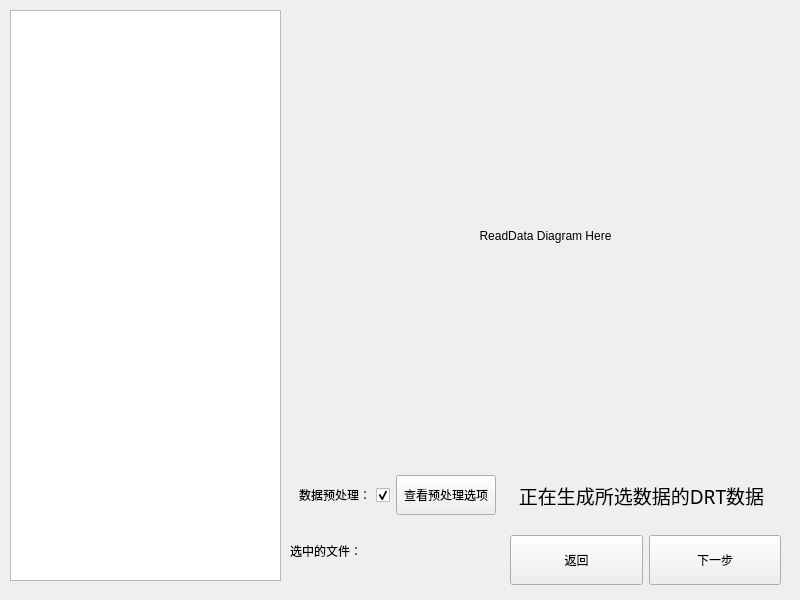
    <widget class="QWidget" name="ReadData">
     <property name="sizePolicy">
      <sizepolicy hsizetype="Preferred" vsizetype="Preferred">
       <horstretch>0</horstretch>
       <verstretch>0</verstretch>
      </sizepolicy>
     </property>
     <widget class="QLabel" name="ReadDataDiagramPic">
      <property name="geometry">
       <rect>
        <x>300</x>
        <y>10</y>
        <width>491</width>
        <height>451</height>
       </rect>
      </property>
      <property name="sizePolicy">
       <sizepolicy hsizetype="Fixed" vsizetype="Fixed">
        <horstretch>0</horstretch>
        <verstretch>0</verstretch>
       </sizepolicy>
      </property>
      <property name="text">
       <string>ReadData Diagram Here</string>
      </property>
      <property name="textFormat">
       <enum>Qt::AutoText</enum>
      </property>
      <property name="scaledContents">
       <bool>true</bool>
      </property>
      <property name="alignment">
       <set>Qt::AlignCenter</set>
      </property>
     </widget>
     <widget class="QWidget" name="layoutWidget">
      <property name="geometry">
       <rect>
        <x>510</x>
        <y>530</y>
        <width>271</width>
        <height>61</height>
       </rect>
      </property>
      <layout class="QHBoxLayout" name="ReadDataBottomButtons">
       <item>
        <widget class="QPushButton" name="ReadDataBackButton">
         <property name="minimumSize">
          <size>
           <width>130</width>
           <height>50</height>
          </size>
         </property>
         <property name="text">
          <string>返回</string>
         </property>
        </widget>
       </item>
       <item>
        <widget class="QPushButton" name="ReadDataNextButton">
         <property name="minimumSize">
          <size>
           <width>130</width>
           <height>50</height>
          </size>
         </property>
         <property name="text">
          <string>下一步</string>
         </property>
        </widget>
       </item>
      </layout>
     </widget>
     <widget class="QTreeView" name="ReadDataTreeView">
      <property name="geometry">
       <rect>
        <x>10</x>
        <y>10</y>
        <width>271</width>
        <height>571</height>
       </rect>
      </property>
     </widget>
     <widget class="QLabel" name="ReadDataHighlightFileName">
      <property name="geometry">
       <rect>
        <x>290</x>
        <y>510</y>
        <width>201</width>
        <height>81</height>
       </rect>
      </property>
      <property name="text">
       <string>选中的文件：</string>
      </property>
      <property name="alignment">
       <set>Qt::AlignLeading|Qt::AlignLeft|Qt::AlignVCenter</set>
      </property>
      <property name="wordWrap">
       <bool>true</bool>
      </property>
     </widget>
     <widget class="QWidget" name="layoutWidget">
      <property name="geometry">
       <rect>
        <x>290</x>
        <y>470</y>
        <width>491</width>
        <height>51</height>
       </rect>
      </property>
      <layout class="QHBoxLayout" name="ReadDataHLayout">
       <item>
        <widget class="QCheckBox" name="PreprocessDataCheckBox">
         <property name="maximumSize">
          <size>
           <width>100</width>
           <height>16777215</height>
          </size>
         </property>
         <property name="layoutDirection">
          <enum>Qt::RightToLeft</enum>
         </property>
         <property name="text">
          <string>数据预处理：</string>
         </property>
         <property name="checked">
          <bool>true</bool>
         </property>
        </widget>
       </item>
       <item>
        <widget class="QPushButton" name="ShowPreprocessOptionsButton">
         <property name="minimumSize">
          <size>
           <width>0</width>
           <height>40</height>
          </size>
         </property>
         <property name="maximumSize">
          <size>
           <width>100</width>
           <height>16777215</height>
          </size>
         </property>
         <property name="text">
          <string>查看预处理选项</string>
         </property>
        </widget>
       </item>
       <item>
        <widget class="QLabel" name="ReadDataProcessingDRTLabel">
         <property name="font">
          <font>
           <family>黑体</family>
           <pointsize>14</pointsize>
          </font>
         </property>
         <property name="text">
          <string>正在生成所选数据的DRT数据</string>
         </property>
         <property name="alignment">
          <set>Qt::AlignCenter</set>
         </property>
         <property name="wordWrap">
          <bool>true</bool>
         </property>
        </widget>
       </item>
      </layout>
     </widget>
    </widget>
